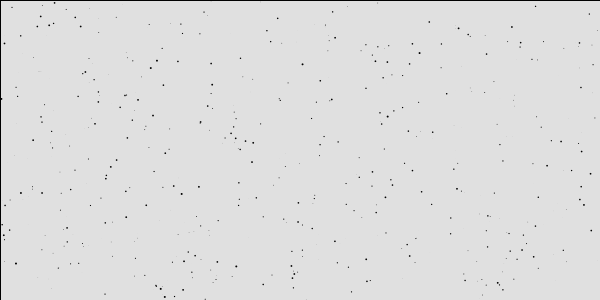
Frame 1 (no input)
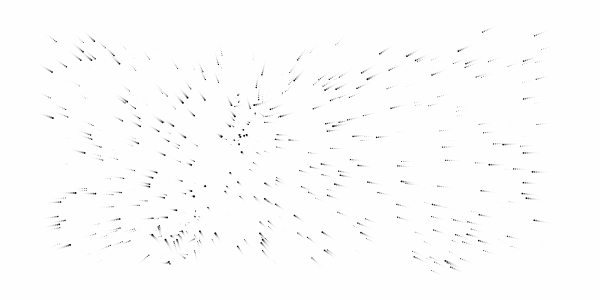
Frame 60 (the mouse pressed at the canvas centre just before this capture)
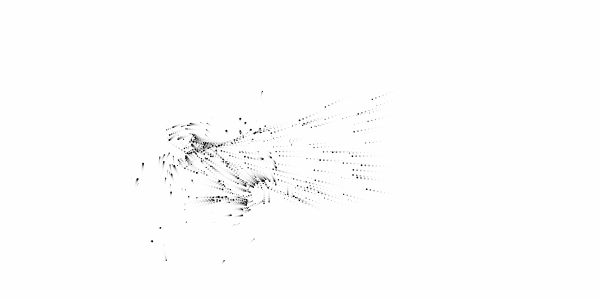
Frame 120 (the mouse held since frame 60 and released just before this capture)

The Processing sketch that drew these frames (run headless with seeded random() and noise(); from frame 60 on, the mouse is pressed at the canvas centre):

// Processing sketch: AttractorExample
// ── AttractorExample.pde
Attractor [] attractors = new Attractor[2];
Mover [] movers = new Mover[500];

void setup() {
  size(600, 300);
  smooth();
  for (int i = 0; i < movers.length; i++) {
    movers[i] = new Mover(random(0.1, 2), random(width), random(height));
  }

  for (int i = 0; i < attractors.length; i++) {
    attractors[i] = new Attractor(random(40,width-40), random(40,height-40), random(20, 40));
  }
}

void draw() {
  fill(255, 100);
  rect(0, 0, width, height);

  for (int i = 0; i < movers.length; i++) {
    for ( int j = 0; j < attractors.length; j++) {
      PVector force = attractors[j].attract(movers[i]);
      movers[i].applyForce(force);
    }

    //++apply the attraction force from the attractor on the mover
    movers[i].update();
    movers[i].display();
  }

}

///////////////////++++++++++++++++++++++++

class Attractor {
  float mass;
  PVector position;
  float G;

  Attractor(float x, float y, float mass_) {
    position = new PVector (x, y);
    mass = mass_;
    G = 0.4;
  }

  PVector attract(Mover m) {

    PVector force = PVector.sub(position, m.position);    //force direction
    float distance = force.mag();
    distance = constrain(distance, 5, 25);               //constraint distance
    force.normalize();
    float strength = (G*mass*m.mass) / (distance * distance);
    force.mult(strength);                                // force magnitude
    return force;   
  }

  void display() {
    ellipse(position.x, position.y, mass*2, mass*2);
  }
}

class Mover {

  PVector position;
  PVector speed;
  PVector acceleration;
  float mass;

  Mover(float m, float x, float y) {
    mass = m;
    position = new PVector(x, y);
    speed = new PVector(0, 0);
    acceleration = new PVector(0, 0);
  }

  // ++ A = F / M
  void applyForce(PVector force) {
    PVector f = PVector.div(force, mass);
    acceleration.add(f);
  }

  void update() {

    speed.add(acceleration);    // velocity changes according to acceleration
    position.add(speed);        // position changes by speed
    acceleration.mult(0);       // clear acceleration each frame

  }

  void display() {
    noStroke();
    fill(0);
    ellipse(position.x, position.y, mass, mass);
  }

  // Bounce off bottom of window
  void checkEdges() {

    if (position.x > width) {
      speed.x *= -0.9;                  // change direction // speed.x = speed.x*0.95
      position.x = width;
   } else if (position.x < 0) {
      speed.x *= -0.9;                  // multiplier < 0 == friction
      position.x = 0;
    }
    if (position.y > height-15) {
      speed.y *= -0.9;  
      position.y = height-15;
    }else if (position.y < 0) {
      speed.y *= -0.9;                  // multiplier < 0 == friction
      position.y = 0;
    }

  }
}
